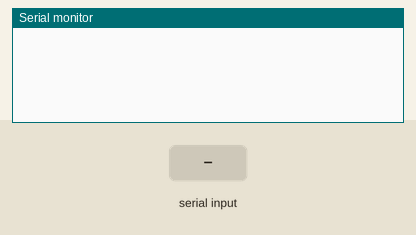
Simulated run of this sketch. Board: Arduino Uno, built with avr-gcc and run on an emulated ATmega328P. Shown: the last lines printed to the serial monitor. The inputs (shaded band) are chosen by the test bench.

Above: at 1.2 s.
1.3 s: "*lights on" received over Serial
At 2.5 s:
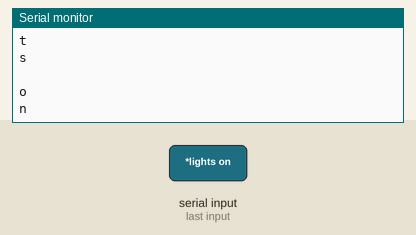
2.8 s: "*lights off" received over Serial
At 3.9 s:
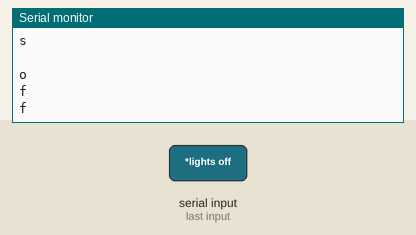
4.3 s: "1" received over Serial
At 5.1 s:
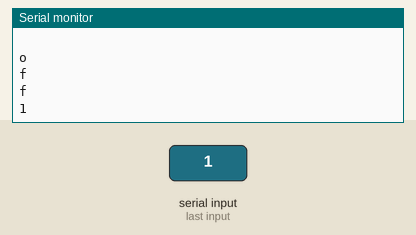

Measured:
- after the input at 1.3 s, the serial monitor: prints a new line at once (image 1)
- after the input at 2.8 s, the serial monitor: prints a new line at once (image 2)
- after the input at 4.3 s, the serial monitor: prints a new line at once (image 3)

The sketch:

sketch_jun17a.ino
```cpp
String voice;


void setup() {
  // put your setup code here, to run once:
Serial.begin(9600);

}

void loop() {
  // put your main code here, to run repeatedly:
  while(Serial.available()>0){

        char c = Serial.read();

              if(c=='#'){
                break;
                }

        voice = voice + c;
        if(voice.length()>0){
        Serial.println(voice);
        }
        if(voice=="*lights on"){

          }

          if(voice=="*lights off"){


            }

 voice="";
    }


}
```
